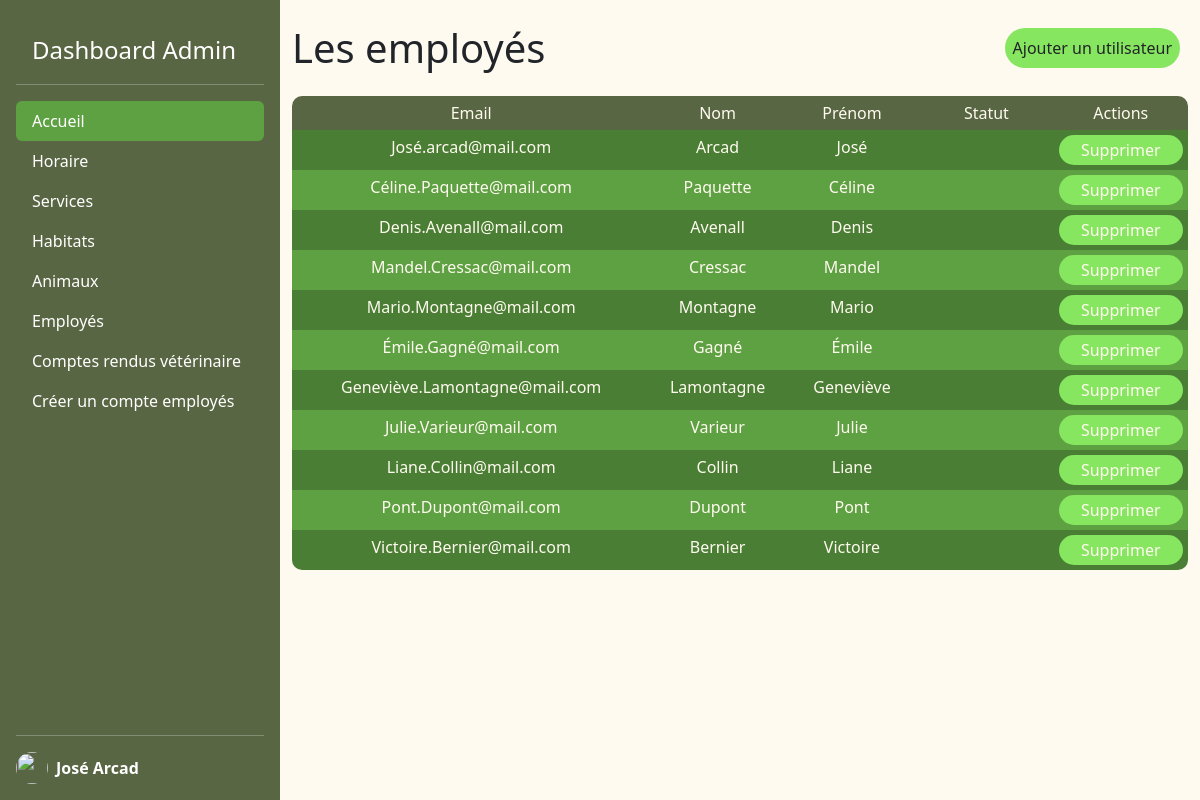
Page /admin/pages/employees.php on the earlier database version.
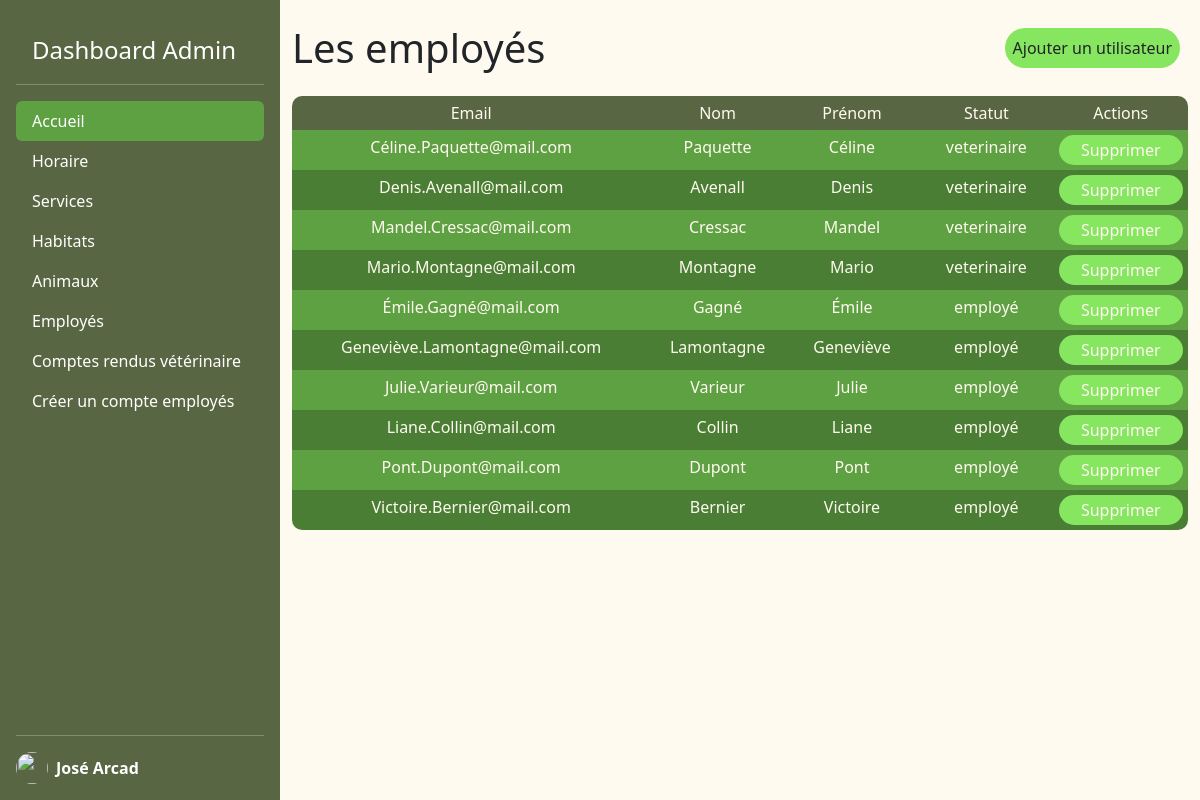
Same page on the later database version.
### tables this page shows
CREATE TABLE IF NOT EXISTS user (
    username VARCHAR(50) NOT NULL, 
    password VARCHAR(50) NOT NULL,
    last_name VARCHAR(50) NOT NULL,
    first_name VARCHAR(50) NOT NULL,
    role_id INT NOT NULL,
    PRIMARY KEY (username),
    FOREIGN KEY (role_id) REFERENCES role(role_id)
);

CREATE TABLE IF NOT EXISTS `role`(
    role_id INT NOT NULL AUTO_INCREMENT,
    role_label VARCHAR(50) NOT NULL,
    PRIMARY KEY(role_id)
);

### admin/lib/functions.php (called while the page is built, shortened)
<?php
function getUsers(PDO $pdo): array
{
    $sql = "SELECT * FROM user JOIN role ON user.role_id=role.role_id";
    $query = $pdo->prepare($sql);
    $query->execute();
    $users = $query->fetchAll(PDO::FETCH_ASSOC);
    return $users;
}

### admin/pages/employees.php (the view, shortened to what this page needs)
<?php
require_once __DIR__ . "../../templates/header.php";
require_once __DIR__ . "../../../lib/pdo.php";
require_once __DIR__ . "../../lib/functions.php";
$users = getUsers($pdo);
?>
<div class="container">
    <div class="d-flex align-items-center justify-content-between">
        <h1 class="my-4">Les employés</h1>
        <a href="#" class="button p-2 me-2 h-50 text-decoration-none" data-bs-toggle="modal" data-bs-target="#exampleModal">Ajouter un utilisateur </a>
    </div>
    <div class="table">
        <div class="table_head table_head_employee">
            <div class="table_head_text">Email</div>
            <div class="table_head_text">Nom</div>
            <div class="table_head_text">Prénom</div>
            <div class="table_head_text">Statut</div>
            <div class="table_head_text">Actions</div>
        </div>
        <?php foreach ($users as $key => $user) { ?>
            <?php if ($user["role_label"] != "admin") { ?>
                <div class="table_body table_head_employee <?php if ($key % 2 === 0) {
                                                                echo "striped";
                                                            } ?>">
                    <div class="table_body_text"><?= $user['username'] ?></div>
                    <div class="table_body_text"><?= $user['last_name'] ?></div>
                    <div class="table_body_text"><?= $user['first_name'] ?></div>
                    <div class="table_body_text"><?= $user['role_label'] ?></div>
                    <a href="#" class="table_head_text actionButton">Supprimer</a>
                </div>
        <?php }
        } ?>
    </div>
</div>
<?php
require_once __DIR__ . "../../templates/footer.php";
?>

### admin/templates/header.php (shortened to what this page needs)
<!DOCTYPE html>
<html lang="en">
<head>
    <link rel="stylesheet" href="/assets/bootstrap/css/bootstrap.min.css">
    <link rel="stylesheet" href="/admin/assets/css/styles.css">
</head>
<body class="d-flex">
    <header class="desktop">
        <div class="d-flex bootstrap_sidebar flex-column flex-shrink-0 p-3 text-bg-dark" style="width: 280px;">
            <a href="/" class="d-flex m-3 align-items-center mb-3 mb-md-0 me-md-auto text-white text-decoration-none">
                <span class="fs-4">Dashboard Admin</span>
            </a>
            <hr>
            <ul class="nav nav-pills flex-column mb-auto">
                <li class="nav-item">
                    <a href="/admin/index.php" class="nav-link active text-white">
                        Accueil
                    </a>
                </li>
                <li>
                    <a href="/admin/pages/openingTime.php" class="nav-link text-white">
                        Horaire
                    </a>
                </li>
                <li>
                    <a href="/admin/pages/services.php" class="nav-link text-white">
                        Services
                    </a>
                </li>
                <li>
                    <a href="/admin/pages/habitats.php" class="nav-link text-white">
                        Habitats
                    </a>
                </li>
                <li>
                    <a href="/admin/pages/animals.php" class="nav-link text-white">
                        Animaux
                    </a>
                </li>
                <li>
                    <a href="/admin/pages/employees.php" class="nav-link text-white">
                        Employés
                    </a>
                </li>
                <li>
                    <a href="/admin/pages/employees.php" class="nav-link text-white">
                        Comptes rendus vétérinaire
                    </a>
                </li>
                <li>
                    <a href="/admin/pages/signup.php" class="nav-link text-white">
                        Créer un compte employés
                    </a>
                </li>
            </ul>
            <hr>
            <a href="#" class="d-flex align-items-center text-white text-decoration-none" aria-expanded="false">
                <img src="https://github.com/mdo.png" alt="" width="32" height="32" class="rounded-circle me-2">
                <strong>José Arcad</strong>
            </a>
        </div>
    </header>
    <main>

### admin/templates/footer.php (shortened to what this page needs)
</main>
</body>
</html>

### admin/assets/css/styles.css (style rules this page uses)
.button { color: #212427; background-color: #86e660; padding: 10px; border-radius: 20px 20px 20px 20px; }
body { margin: 0; background-color: #fffaef; }
@media screen and (min-width: 993px) { .bootstrap_sidebar { height: 100vh; } }
@media screen and (min-width: 993px) { .nav-link.active { background-color: #5ea143 !important; } }
@media screen and (min-width: 993px) { main { height: 100vh; width: 100%; } }
@media screen and (min-width: 993px) { .table { max-height: 75vh; width: 100%; color: #fffaef; overflow: scroll; border-radius: 10px; } }
@media screen and (min-width: 993px) { .table_head { background-color: #596643; } }
@media screen and (min-width: 993px) { .table_body { background-color: #5ea143; } }
@media screen and (min-width: 993px) { .table_body .actionButton { color: #fffaef; text-decoration: none; background-color: #86e660; margin: 5px; border-radius: 15px; height: 30px; padding: 5px; line-height: 20px; } }
@media screen and (min-width: 993px) { .striped { background-color: #497e34; } }
@media screen and (min-width: 993px) { .table_head, .table_body { display: grid; grid-template-columns: 5% 15% 30% 20% 15% 15%; } }
@media screen and (min-width: 993px) { .table_head_text, .table_body_text { display: flex; justify-content: center; padding: 5px; } }
@media screen and (min-width: 993px) { .text-bg-dark { background-color: #596643 !important; } }
@media screen and (min-width: 993px) { .table_head_employee, .table_body_employee { grid-template-columns: 40% 15% 15% 15% 15%; } }

Differences in the rows shown:
no longer on this page (row unchanged): user: username "José.arcad@mail.com", last_name "Arcad", first_name "José"
changed through a linked row, user "Céline.Paquette@mail.com": role.role_label (not shown) → "veterinaire"
changed through a linked row, user "Denis.Avenall@mail.com": role.role_label (not shown) → "veterinaire"
changed through a linked row, user "Mandel.Cressac@mail.com": role.role_label (not shown) → "veterinaire"
changed through a linked row, user "Mario.Montagne@mail.com": role.role_label (not shown) → "veterinaire"
changed through a linked row, user "Émile.Gagné@mail.com": role.role_label (not shown) → "employé"
changed through a linked row, user "Geneviève.Lamontagne@mail.com": role.role_label (not shown) → "employé"
changed through a linked row, user "Julie.Varieur@mail.com": role.role_label (not shown) → "employé"
changed through a linked row, user "Liane.Collin@mail.com": role.role_label (not shown) → "employé"
changed through a linked row, user "Pont.Dupont@mail.com": role.role_label (not shown) → "employé"
changed through a linked row, user "Victoire.Bernier@mail.com": role.role_label (not shown) → "employé"
